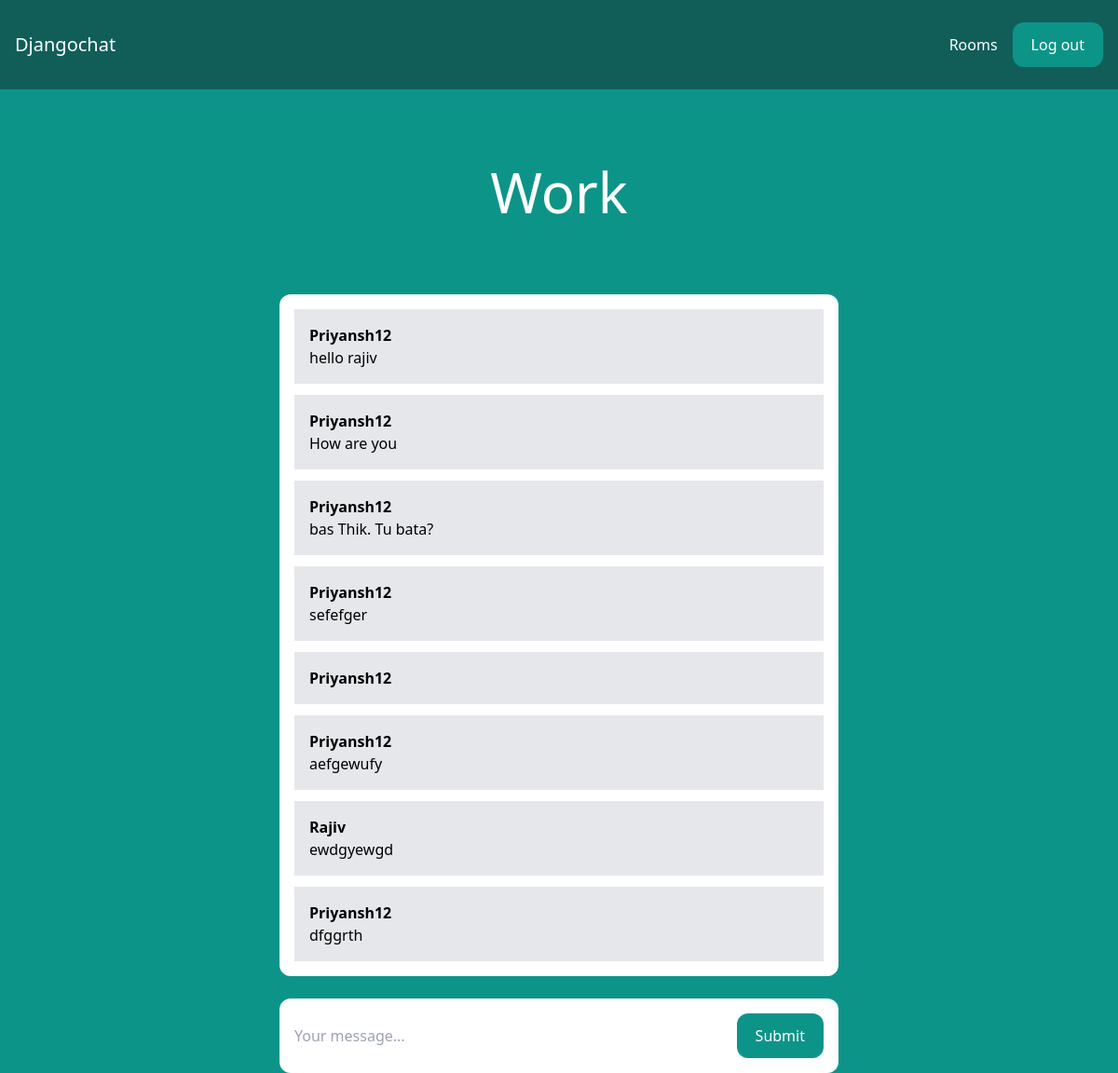
/rooms/work/ (signed in), run on the app's committed database.
### room/models.py (models this page shows)
class Room(models.Model):
    name = models.CharField(max_length=255)
    slug = models.SlugField(unique=True)

class Message(models.Model):
    room = models.ForeignKey(Room, related_name='messages', on_delete=models.CASCADE)
    user = models.ForeignKey(User, related_name='messages', on_delete=models.CASCADE)
    content = models.TextField()
    date_added = models.DateTimeField(auto_now_add=True)
    class Meta:
        ordering = ('date_added',)

### room/views.py (the view)
# urls.py: path('rooms/', include('room.urls')),
@login_required
def room(request, slug):
    room = Room.objects.get(slug=slug)
    messages = Message.objects.filter(room=room)[0:25]
    return render(request, 'room/room.html', {'room': room, 'messages': messages})

### room/templates/room/room.html (shortened to what this page needs)
{% extends 'core/base.html' %}
{% block content %}
<div class="p-10 lg:p-20 text-center">
    <h1 class="text-3xl lg:text-6xl text-white">{{ room.name }}</h1>
</div>
<div class="lg:w-2/4 mx-4 lg:mx-auto p-4 bg-white rounded-xl">
    <div class="chat-messages space-y-3" id="chat-messages">
        {% for m in messages %}
        <div class="p-4 bg-gray-200 rouded-xl">
           <p class="font-semibold"> {{m.user.username}}</p>
           <p>{{m.content}}</p>
        </div>
        {% endfor %}
    </div>
</div>
<div class="lg:w-2/4 mt-6 mx-4 lg:mx-auto p-4 bg-white rounded-xl">
    <form method="post" action="." class="flex">
        <input type="text" name="content" class="flex-1 mr-3" required placeholder="Your message..." id="chat-message-input">
        <button
            class="px-5 py-3 rounded-xl text-white bg-teal-600 hover:bg-teal-700"
            id="chat-message-submit"
        >Submit</button>
    </form>
</div>
{% endblock %}

### core/templates/core/base.html (shortened to what this page needs)
<!DOCTYPE html>
<html>
    <head>
        <script src="https://cdn.tailwindcss.com"></script>
    </head>
    <body class="bg-teal-600">
        <nav class="flex items-center justify-between px-4 py-6 bg-teal-800">
            <div>
                <a href="/" class="text-xl text-white">Djangochat</a>
            </div>
            <div class="flex items-center space-x-4">
                {% if request.user.is_authenticated %}
                    <a href="/rooms/" class="text-white hover:text-gray-200">Rooms</a>
                    <a href="/logout/" class="px-5 py-3 rounded-xl text-white bg-teal-600 hover:bg-teal-700">Log out</a>
                {% else %}
                    <a href="/login/" class="text-white hover:text-gray-200">Log in</a>
                    <a href="/signup/" class="px-5 py-3 rounded-xl text-white bg-teal-600 hover:bg-teal-700">Sign up</a>
                {% endif %}
            </div>
        </nav>
        {% block content %}
        {% endblock %}
    </body>
</html>

### data on the page
Room: name "Work"
Message: user.username "Priyansh12", content "hello rajiv"
Message: user.username "Priyansh12", content "How are you"
Message: user.username "Priyansh12", content "bas Thik. Tu bata?"
Message: user.username "Priyansh12", content "sefefger"
Message: user.username "Priyansh12"
Message: user.username "Priyansh12", content "aefgewufy"
Message: user.username "Rajiv", content "ewdgyewgd"
Message: user.username "Priyansh12", content "dfggrth"
